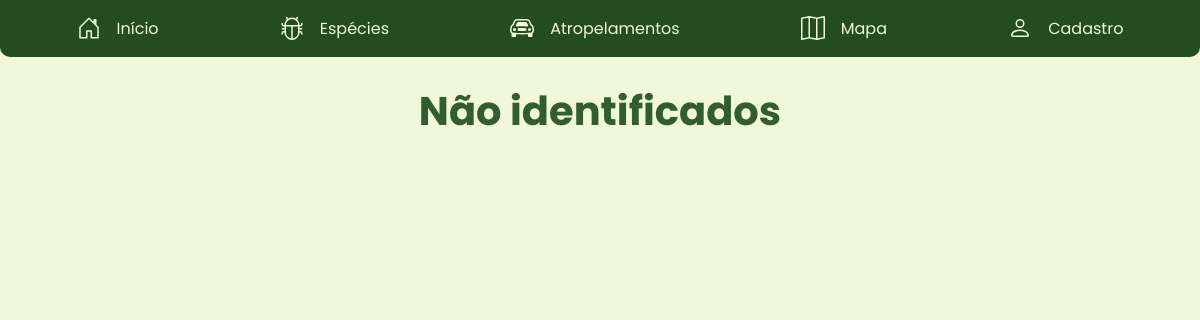
Page /pages/especies/nidentificado.php on the earlier database version.
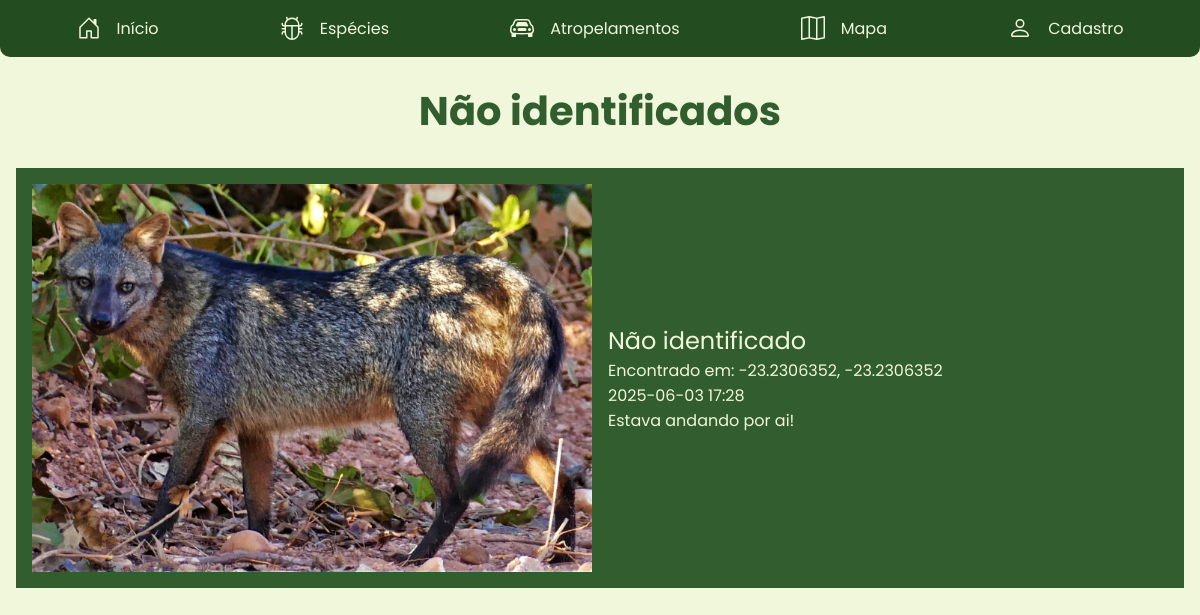
Same page on the later database version.
### tables this page shows
CREATE TABLE `enc_especies` (
  `id_enc` int NOT NULL,
  `usuario` varchar(1000) NOT NULL,
  `especie` varchar(1000) NOT NULL,
  `endereco` varchar(1000) NOT NULL,
  `latitude` double NOT NULL,
  `longitude` double NOT NULL,
  `descricao` text NOT NULL,
  `data` text NOT NULL,
  `hora` text NOT NULL,
  `foto` varchar(1000) NOT NULL
);

### pages/especies/nidentificado.php (the view, shortened to what this page needs)
<?php
    $conexao = mysqli_connect("localhost", "root", "Fukuoka23.", "ayuru") or die("Falha na conexão");
    $tabela = mysqli_query($conexao, "SELECT * FROM enc_especies WHERE especie='Não identificado'");
?>
<!DOCTYPE html>
<html lang="pt-br">
<head>
    <link rel="stylesheet" href="../../style.css">
</head>
<body>
    <nav>
        <div class="nav-pagina">
            <a href="../inicio.html">
                <span class="icons">Início</span>
            </a>
        </div>
        <div class="nav-pagina">
            <a href="especies.html">
                <span class="icons">Espécies</span>
            </a>
        </div>
        <div class="nav-pagina">
            <a href="../atropelamentos/atropelamentos.php">
                <span class="icons">Atropelamentos</span>
            </a>
        </div>
        <div class="nav-pagina">
            <a href="../mapa.php">
                <span class="icons">Mapa</span>
            </a>
        </div>
        <div class="nav-pagina">
            <a href="../cadastro.php">
                <span class="icons">Cadastro</span>
            </a>
        </div>
    </nav>
    <main>
        <h1>Não identificados</h1>
        <?php
            while ($linha = mysqli_fetch_array($tabela, MYSQLI_ASSOC)) {
        ?>
            <div class="post">
                <img src="<?php echo "../../images/".$linha["foto"];?>">
                <div>
                    <p class="esp"><?php echo $linha["especie"];?></p>
                    <p>Encontrado em: <?php if ($linha["endereco"] != "Não possui") echo $linha["endereco"]."; ".$linha["latitude"].", ".$linha["longitude"]; else echo $linha["latitude"].", ".$linha["longitude"];?></p>
                    <p><?php echo $linha["data"]." ".$linha["hora"];?></p>
                    <p><?php echo $linha["descricao"];?></p>
                </div>
                <?php
                }
                ?>
            </div>
    </main>
</body>
</html>

Differences in the rows shown:
added enc_especies: foto (picture), especie "Não identificado", latitude "-23.2306352", longitude "-23.2306352", data "2025-06-03", hora "17:28", descricao "Estava andando por ai!"
